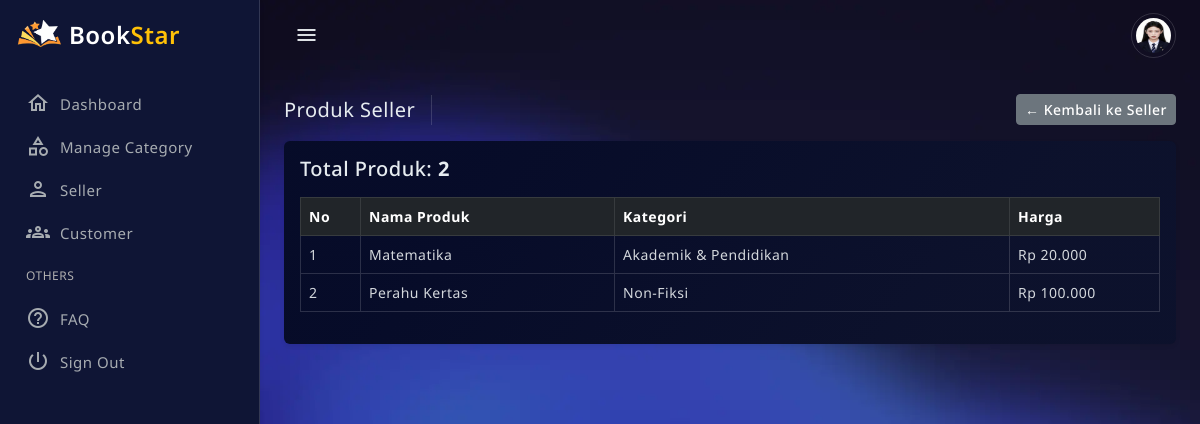
The app's page /public/?c=admin&m=sellerProducts&id=7 (signed in) with its own data.
### tables this page shows
CREATE TABLE `users` (
  `id` int(11) NOT NULL,
  `role_id` int(11) NOT NULL,
  `name` varchar(100) NOT NULL,
  `email` varchar(100) NOT NULL,
  `no_tlp` varchar(20) DEFAULT NULL,
  `password` varchar(255) NOT NULL,
  `nik` varchar(20) DEFAULT NULL,
  `address` text DEFAULT NULL,
  `no_rekening` varchar(50) DEFAULT NULL,
  `qris_image` varchar(255) DEFAULT NULL,
  `is_online` tinyint(1) DEFAULT 0,
  `created_at` timestamp NOT NULL DEFAULT current_timestamp(),
  `updated_at` timestamp NOT NULL DEFAULT current_timestamp() ON UPDATE current_timestamp(),
  `reset_token` varchar(255) DEFAULT NULL,
  `reset_expired` datetime DEFAULT NULL,
  `photo` varchar(255) DEFAULT NULL,
  `status` enum('aktif','nonaktif') DEFAULT 'aktif',
  `last_activity` datetime DEFAULT NULL,
  `is_deleted` tinyint(1) NOT NULL DEFAULT 0
);

CREATE TABLE `products` (
  `id` int(11) NOT NULL,
  `seller_id` int(11) NOT NULL,
  `category_id` int(11) NOT NULL,
  `name` varchar(150) NOT NULL,
  `description` text DEFAULT NULL,
  `price` decimal(12,2) NOT NULL,
  `cost_price` decimal(12,2) DEFAULT NULL,
  `stock` int(11) NOT NULL,
  `image` varchar(255) DEFAULT NULL,
  `created_at` timestamp NOT NULL DEFAULT current_timestamp(),
  `is_active` tinyint(1) DEFAULT 1
);

CREATE TABLE `categories` (
  `id` int(11) NOT NULL,
  `name` varchar(100) NOT NULL,
  `created_by` int(11) DEFAULT NULL,
  `owner_role` enum('admin','seller') NOT NULL,
  `created_at` timestamp NOT NULL DEFAULT current_timestamp(),
  `is_active` tinyint(1) DEFAULT 1
);

### app/controllers/AdminController.php (called while the page is built, shortened)
<?php
require_once APP_PATH . '/core/auth.php';
require_once APP_PATH . '/models/UserModel.php';
require_once APP_PATH . '/models/ProductModel.php';
class AdminController
{
    private $productModel;
    public function __construct()
    {
        Auth::check();
        $this->productModel = new ProductModel();
    }
    public function sellerProducts()
    {
        $sellerId = $_GET['id'] ?? null;
        $products = $this->productModel->getBySeller($sellerId);
        require APP_PATH . '/views/admin/seller_products.php';
    }
}

### public/index.php (called while the page is built, shortened)
<?php
$method     = $_GET['m'] ?? 'login';
$method     = preg_replace('/[^a-zA-Z_]/', '', $method);
$controllerObject = new $controllerName;
$controllerObject->$method();

### app/models/UserModel.php (called while the page is built, shortened)
<?php
require_once APP_PATH . '/models/Database.php';
class UserModel
{
    private $db;
    public function __construct()
    {
        $this->db = Database::getInstance()->getConnection();
    }
    public function findById($id)
    {
        $stmt = $this->db->prepare("
            SELECT u.*, r.role_name
            FROM users u
            JOIN roles r ON u.role_id = r.id
            WHERE u.id = ?
        ");
        $stmt->execute([$id]);
        return $stmt->fetch(PDO::FETCH_ASSOC);
    }
    public function updateLastActivity($userId)
    {
        $db = Database::getInstance()->getConnection();
        $stmt = $db->prepare("UPDATE users SET last_activity = NOW() WHERE id = ?");
        $stmt->execute([$userId]);
    }
}

### app/models/Database.php (called while the page is built)
<?php
class Database
{
    private static $instance = null;
    private $conn;
    private function __construct()
    {
        try {
            $this->conn = new PDO(
                "mysql:host=" . DB_HOST . ";dbname=" . DB_NAME,
                DB_USER,
                DB_PASS
            );
            $this->conn->setAttribute(PDO::ATTR_ERRMODE, PDO::ERRMODE_EXCEPTION);
        } catch (PDOException $e) {
            die('DB Error: ' . $e->getMessage());
        }
    }
    public static function getInstance()
    {
        if (self::$instance === null) {
            self::$instance = new Database();
        }
        return self::$instance;
    }
    public function getConnection()
    {
        return $this->conn;
    }
}

### app/core/auth.php (called while the page is built, shortened)
<?php
require_once APP_PATH . '/models/UserModel.php';
class Auth
{
    public static function check()
    {
        $userId = $_SESSION['user']['id'];
        $userModel = new UserModel();
        $userModel->updateLastActivity($userId);
        $_SESSION['user'] = $userModel->findById($userId);
    }
}

### app/models/ProductModel.php (called while the page is built, shortened)
<?php
require_once APP_PATH . '/models/Database.php';
class ProductModel
{
    private $db;
    public function __construct()
    {
        $this->db = Database::getInstance()->getConnection();
    }
    public function getBySeller($sellerId)
    {
        $stmt = $this->db->prepare("
        SELECT
            p.*,
            c.name AS category_name
        FROM products p
        LEFT JOIN categories c ON c.id = p.category_id
        WHERE p.seller_id = ?
        AND p.is_active = 1
        ORDER BY p.id ASC
    ");
        $stmt->execute([$sellerId]);
        return $stmt->fetchAll(PDO::FETCH_ASSOC);
    }
}

### app/views/admin/seller_products.php (the view, shortened to what this page needs)
<?php require APP_PATH . '/views/layouts/admin/header.php'; ?>
<?php require APP_PATH . '/views/layouts/admin/sidebar.php'; ?>
<main class="main-wrapper">
    <div class="main-content">
        <div class="page-breadcrumb d-flex align-items-center mb-3">
            <div class="breadcrumb-title pe-3">Produk Seller</div>
            <div class="ms-auto">
                <a href="<?= BASE_URL ?>/?c=admin&m=seller"
                   class="btn btn-secondary btn-sm">
                    ← Kembali ke Seller
                </a>
            </div>
        </div>
        <div class="card">
            <div class="card-body">
                <h5 class="mb-3">
                    Total Produk: <strong><?= count($products) ?></strong>
                </h5>
                <table class="table table-bordered align-middle">
                    <thead class="table-dark">
                        <tr>
                            <th width="60">No</th>
                            <th>Nama Produk</th>
                            <th>Kategori</th>
                            <th width="150">Harga</th>
                        </tr>
                    </thead>
                    <tbody>
                        <?php if (!empty($products)): ?>
                            <?php foreach ($products as $i => $p): ?>
                                <tr>
                                    <td><?= $i + 1 ?></td>
                                    <td><?= htmlspecialchars($p['name']) ?></td>
                                    <td><?= htmlspecialchars($p['category_name']) ?></td>
                                    <td>
                                        Rp <?= number_format($p['price'], 0, ',', '.') ?>
                                    </td>
                                </tr>
                            <?php endforeach; ?>
                        <?php endif; ?>
                    </tbody>
                </table>
            </div>
        </div>
    </div>
</main>
<?php require APP_PATH . '/views/layouts/admin/footer.php'; ?>

### app/views/layouts/admin/header.php (shortened to what this page needs)
<?php
$user = $_SESSION['user'] ?? null;
$photo = (!empty($user['photo']))
  ? BASE_URL . '/uploads/profile/' . $user['photo']
  : 'https://placehold.co/110x110/png';
?>
<!doctype html>
<html lang="en" data-bs-theme="blue-theme">
<head>
  <link href="<?= BASE_URL ?>/assets/css/pace.min.css" rel="stylesheet">
  <link href="<?= BASE_URL ?>/assets/plugins/perfect-scrollbar/css/perfect-scrollbar.css" rel="stylesheet">
  <link href="<?= BASE_URL ?>/assets/plugins/metismenu/metisMenu.min.css" rel="stylesheet">
  <link href="<?= BASE_URL ?>/assets/plugins/metismenu/mm-vertical.css" rel="stylesheet">
  <link href="<?= BASE_URL ?>/assets/plugins/simplebar/css/simplebar.css" rel="stylesheet">
  <link href="<?= BASE_URL ?>/assets/css/bootstrap.min.css" rel="stylesheet">
  <link href="https://cdn.jsdelivr.net/npm/bootstrap-icons/font/bootstrap-icons.css" rel="stylesheet">
  <link rel="stylesheet" href="https://cdn.jsdelivr.net/npm/@tabler/icons-webfont@latest/tabler-icons.min.css">
  <link rel="stylesheet" href="https://cdnjs.cloudflare.com/ajax/libs/font-awesome/6.4.0/css/all.min.css">
  <link href="<?= BASE_URL ?>/assets/css/bootstrap-extended.css" rel="stylesheet">
  <link href="<?= BASE_URL ?>/assets/css/main.css" rel="stylesheet">
  <link href="<?= BASE_URL ?>/assets/css/dark-theme.css" rel="stylesheet">
  <link href="<?= BASE_URL ?>/assets/css/blue-theme.css" rel="stylesheet">
  <link href="<?= BASE_URL ?>/assets/css/semi-dark.css" rel="stylesheet">
  <link href="<?= BASE_URL ?>/assets/css/bordered-theme.css" rel="stylesheet">
  <link href="<?= BASE_URL ?>/assets/css/responsive.css" rel="stylesheet">
</head>
<body>
  <div class="wrapper">
    <header class="top-header">
      <nav class="navbar navbar-expand align-items-center gap-4">
        <div class="btn-toggle">
          <a href="javascript:;"><i class="material-icons-outlined">menu</i></a>
        </div>
        <ul class="navbar-nav ms-auto align-items-center">
          <li class="nav-item dropdown">
            <a href="javascript:;" class="dropdown-toggle dropdown-toggle-nocaret" data-bs-toggle="dropdown">
              <img src="<?= $photo ?>" class="rounded-circle p-1 border" width="45" height="45" alt="User">
            </a>
          </li>
        </ul>
      </nav>
    </header>

### public/assets/css/main.css (style rules this page uses)
body { position: relative; font-size: 14px; font-family: "Noto Sans", sans-serif; letter-spacing: 0.5px; background-color: #eff1f3; }
a { text-decoration: none; }
.top-header .navbar { background-color: #ffffff; height: 70px; position: fixed; left: 260px; right: 0; top: 0; padding: 0 1.5rem; z-index: 10; transition: ease-out 0.3s; box-shadow: 0 2px 6px 0 rgba(0, 0, 0, 0.044), 0 2px 6px 0 rgba(0, 0, 0, 0.049); }
.top-header .navbar .nav-item { height: 70px; display: flex; align-items: center; }
.top-header .btn-toggle a { display: flex; align-items: center; justify-content: center; color: #494949; width: 45px; height: 45px; border-radius: 50%; transition: all 0.3s; }
.main-wrapper { margin-top: 70px; padding-bottom: 20px; margin-left: 260px; transition: ease-out 0.3s; }
.main-wrapper .main-content { padding: 1.5rem; }
.main-wrapper .main-content .breadcrumb-title { font-size: 20px; border-right: 1.5px solid #aaa4a4; }
.dropdown-toggle-nocaret:after { display: none; }

### public/assets/css/blue-theme.css (style rules this page uses)
[data-bs-theme=blue-theme] body { --bs-heading-color: #e6ecf0; --bs-body-color: #d3d7dc; --bs-body-bg: #0f1535; --bs-body-bg-2: #181f4a; --bs-transparent-bg: rgba(255, 255, 255, 0.10); --bs-border-color-translucent: rgba(226, 232, 240, 0.15); --bs-border-color: rgba(255, 255, 255, 0.15); --sticky-header-bg: rgba(255, 255, 255, 0.45); --bs-disabled-bg: #4b5481; --bs-tertiary-bg: #181f4a; --bs-card-bg: #070c29; background-image: url(../assets/images/bg-themes/body-background-1.webp); background-attachment: fixed; background-size: cover; background-repeat: no-repeat; background-color: transparent; color: var(--bs-body-color); background-color: var(--bs-body-bg-2); }
[data-bs-theme=blue-theme] body .card { background-image: linear-gradient(127.09deg, rgba(6, 11, 40, 0.94) 19.41%, rgba(10, 14, 35, 0.49) 76.65%); }
[data-bs-theme=blue-theme] body .top-header .navbar { background-color: transparent; box-shadow: none; }
[data-bs-theme=blue-theme] body .top-header .navbar .btn-toggle a { color: #dee2e6; }
[data-bs-theme=blue-theme] body .page-breadcrumb .breadcrumb-title { color: var(--bs-heading-color); font-size: 20px; border-right: 1.5px solid; border-color: var(--bs-border-color); }
.table { --bs-table-color: var(--bs-body-color); --bs-table-bg: var(--bs-table-bg); --bs-table-border-color: var(--bs-border-color); --bs-table-striped-color: var(--bs-body-color); --bs-table-striped-bg: rgba(255, 255, 255, 0.05); --bs-table-active-color: var(--bs-body-color); --bs-table-active-bg: rgba(255, 255, 255, 0.1); --bs-table-hover-color: var(--bs-body-color); --bs-table-hover-bg: rgba(255, 255, 255, 0.075); border-color: var(--bs-table-border-color); }

### records on screen
users: photo (picture)
products: name "Matematika", category.name "Akademik & Pendidikan", price "20.000"
products: name "Perahu Kertas", category.name "Non-Fiksi", price "100.000"

### other values on screen
count($products) "2"
